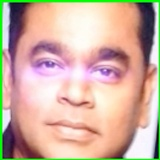
#> input picture ProyectoReconocimientoFacial/src/dataset/A.R. RAHMAN/rostro_124.jpg, 160 x 160 px, found by its file name; its folder holds only this picture in this run
$ python 'AjustarImagenes_Haar Cascade.py'
#> lines starting #> are read from the running program, lines starting #| are printed output that depends on the picture
import os
import cv2

dataset_original = "dataset"
dataset_procesado = "dataset_procesado"

face_cascade = cv2.CascadeClassifier(
    cv2.data.haarcascades + 'haarcascade_frontalface_default.xml'
)

tamano = 160

for persona in os.listdir(dataset_original):

    ruta_persona = os.path.join(dataset_original, persona)
    ruta_salida = os.path.join(dataset_procesado, persona)

    if not os.path.isdir(ruta_persona):
        continue

    os.makedirs(ruta_salida, exist_ok=True)

    print("Procesando:", persona)

    contador = 0

    for archivo in os.listdir(ruta_persona):

        ruta_imagen = os.path.join(ruta_persona, archivo)

        img = cv2.imread(ruta_imagen)
#> img is the input picture: shape (160, 160, 3); mean B, G, R 161.1, 176.7, 207.1

        if img is None:
            continue

        gray = cv2.cvtColor(img, cv2.COLOR_BGR2GRAY)
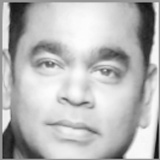
#> gray: shape (160, 160); min 8, max 253, mean 184

        faces = face_cascade.detectMultiScale(gray, 1.3, 5)
#> faces = [[8, 8, 139, 139]]

        for (x, y, w, h) in faces:

            size = max(w, h)

            rostro = img[y:y+size, x:x+size]

            rostro = cv2.resize(rostro, (tamano, tamano))

            nombre_archivo = f"rostro_{contador}.jpg"

            cv2.imwrite(os.path.join(ruta_salida, nombre_archivo), rostro)

            contador += 1
#> this loop made 1 pass
#> (x, y, w, h, size, nombre_archivo, contador) on pass 1: (8, 8, 139, 139, 139, 'rostro_0.jpg', 1)
#> pass 1, `rostro = img[y:y+size, x:x+size]`:
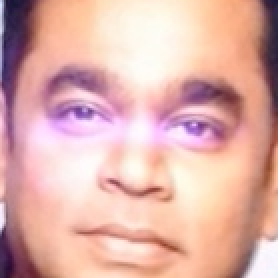
#> rostro: shape (139, 139, 3) (shown 2 times larger); mean B, G, R 169.8, 175.9, 222.9
#> after the loop, contador = 1

    print("guardadas:", contador)
#| guardadas: 1
#> pass 2 of the loop `for persona in os.listdir(dataset_original):`:
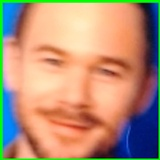
#> input picture ProyectoReconocimientoFacial/src/dataset/Aaron Ashmore/rostro_134.jpg, 160 x 160 px, found by its file name
#> img is the input picture: shape (160, 160, 3); mean B, G, R 118.9, 143.9, 180.5
#> `gray = cv2.cvtColor(img, cv2.COLOR_BGR2GRAY)`:
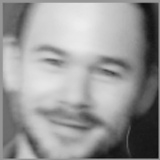
#> gray: shape (160, 160); min 13, max 238, mean 152
#> faces = [[8, 11, 136, 136]]
#> the loop `for (x, y, w, h) in faces: ` made 1 pass
#> (x, y, w, h, size, nombre_archivo, contador) on pass 1: (8, 11, 136, 136, 136, 'rostro_0.jpg', 1)
#> pass 1, `rostro = img[y:y+size, x:x+size]`:
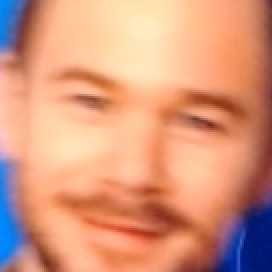
#> rostro: shape (136, 136, 3) (shown 2 times larger); mean B, G, R 125.5, 152, 215.4
#> after the loop `for (x, y, w, h) in faces:`: contador = 1
#| guardadas: 1

print("Dataset procesado listo")
